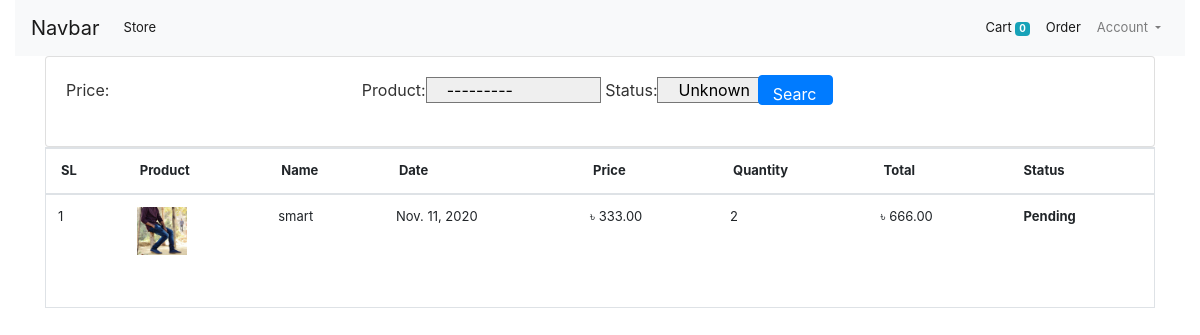
Screenshot of /orders/ (signed in) with the database file from the repository.
### store/models/model_order.py (models this page shows)
class Order(models.Model):
    product = models.ForeignKey(Product, on_delete=models.CASCADE)
    customer = models.ForeignKey(Customer, on_delete=models.CASCADE)
    quantity = models.IntegerField(default=1)
    price = models.DecimalField(max_digits=12, decimal_places=2)
    address = models.CharField(max_length=100, default='')
    mobile = models.CharField(max_length=25, default='')
    date = models.DateField(default=datetime.datetime.today)
    status = models.BooleanField(default=False)
    def __str__(self):
        return str(self.customer.username)
    @staticmethod
    def get_order_by_customer_id(customer_id):
        customer = Order.objects.filter(customer=customer_id).order_by('-date')
        return customer

### store/models/model_product.py (models this page shows, shortened)
class Product(models.Model):
    category = models.ForeignKey(Category, on_delete=models.CASCADE, related_name='products')
    name = models.CharField(max_length=100)
    price = models.DecimalField(max_digits=12, decimal_places=2)
    sell_price = models.DecimalField(max_digits=12, decimal_places=2)
    discription = models.TextField()
    code = models.CharField(max_length=25, unique=True)
    image = models.ImageField(upload_to='uplode/product_image/')
    date = models.DateTimeField(auto_now_add=True)
    def __str__(self):
        return str(self.name)

### store/middlewares/auth.py (the view)
    def middleware(request):
        if not request.session.get('customer_id'):
            return redirect('login')
        else:
            response = get_response(request)
            return response

### store/templatetags/custom_filter.py (called while the page is built)
@register.filter(name='currency')
def currency(number):
    return "৳ " + str(number)

@register.filter(name='multiply')
def multiply(number, number1):
    return number * number1

### store/views/order.py (called while the page is built)
    @method_decorator(auth_middleware)
    def get(self, request, *args, **kwargs):
        customer = request.session.get('customer_id')
        orders = Order.get_order_by_customer_id(customer)
        orders = orders.reverse()
        print(orders)
        myFilter = OrderFlteri(self.request.GET, queryset=orders)
        orders = myFilter.qs
        context = {
            'orders':orders,
            'myFilter':myFilter,
        }
        return render(request, 'orders.html',context)

### store/templates/orders.html
{% extends 'base.html' %}
{% block content %}
{% load cart %}
{% load custom_filter %}
<div class="container">
    <div class="card card-body">
        <form method="GET">
           <p style="font-size:16px;"> {{ myFilter.form }}</p>
            <button class="btn btn-primary cart-btn" type="submit">Search</button>
        </form>
    </div>
    <div class="border pb-4">
        <table class="table">
            <thead>
                <tr>
                    <th>SL</th>
                    <th>Product</th>
                    <th>Name</th>
                    <th>Date</th>
                    <th>Price</th>
                    <th>Quantity</th>
                    <th>Total</th>
                    <th>Status</th>
                </tr>
            </thead>
            <tbody>
                {% for order in orders %}
                <tr>
                    <td>{{ forloop.counter }}</td>
                    <td><img width="50" src="{{ order.product.image.url }}" alt=""></td>
                    <td><p style="cursor: pointer;" title="{{ order.product.name  }}">{{ order.product.name|truncatechars:25 }}</p></td>
                    <td>{{ order.date }}</td>
                    <td>{{ order.price|currency }}</td>
                    <td>{{ order.quantity }}</td>
                    <td>{{ order.quantity|multiply:order.price|currency }}</td>
                    <th>
                        {% if order.status %}
                        <p>Complete</p>
                        {% else %}
                        <p>Pending</p>
                        {% endif %}
                    </th>
                </tr>
                {% endfor %}
            </tbody>
    </div>
{% endblock %}

### static/css/main.css (style rules this page uses)
input { outline: none; border: none; }
button { outline: none !important; border: none; background: transparent; }

### static/css/style.css (style rules this page uses)
* { margin: 0; padding: 0; outline: 0; }
.btn:not(:disabled):not(.disabled) { padding-left: 20px; }
select { -moz-appearance: none; -webkit-appearance: none; cursor: pointer; padding-left: 20px; }
button { border: none; width: 164px; height: 51px; margin: auto; margin-top: 40px; cursor: pointer; display: flex; align-items: center; justify-content: center; padding: 0; background: #333; font-size: 15px; color: #fff; vertical-align: middle; -webkit-transform: perspective(1px) translateZ(0); transform: perspective(1px) translateZ(0); -webkit-transition-duration: 0.3s; transition-duration: 0.3s; }
body { color: #333; font-size: 13px; margin: 0; }
.profile tr td,th { padding-left: 15px!important; }
select { width: 175px; }
.btn:not(:disabled):not(.disabled) { padding-left: 10px; }
.cart-btn { padding-left: 20px; position: absolute; top: -22px; right: 29%; height: 30px; width: 75px; }

### rows the page displays
Order: product.image (picture), product.name "smart", date "Nov. 11, 2020", price "৳ 333.00", quantity "2", quantity|multiply "৳ 666.00", status "Pending"

### other values shown
{{ request.session.cart.keys|length }} "0"
